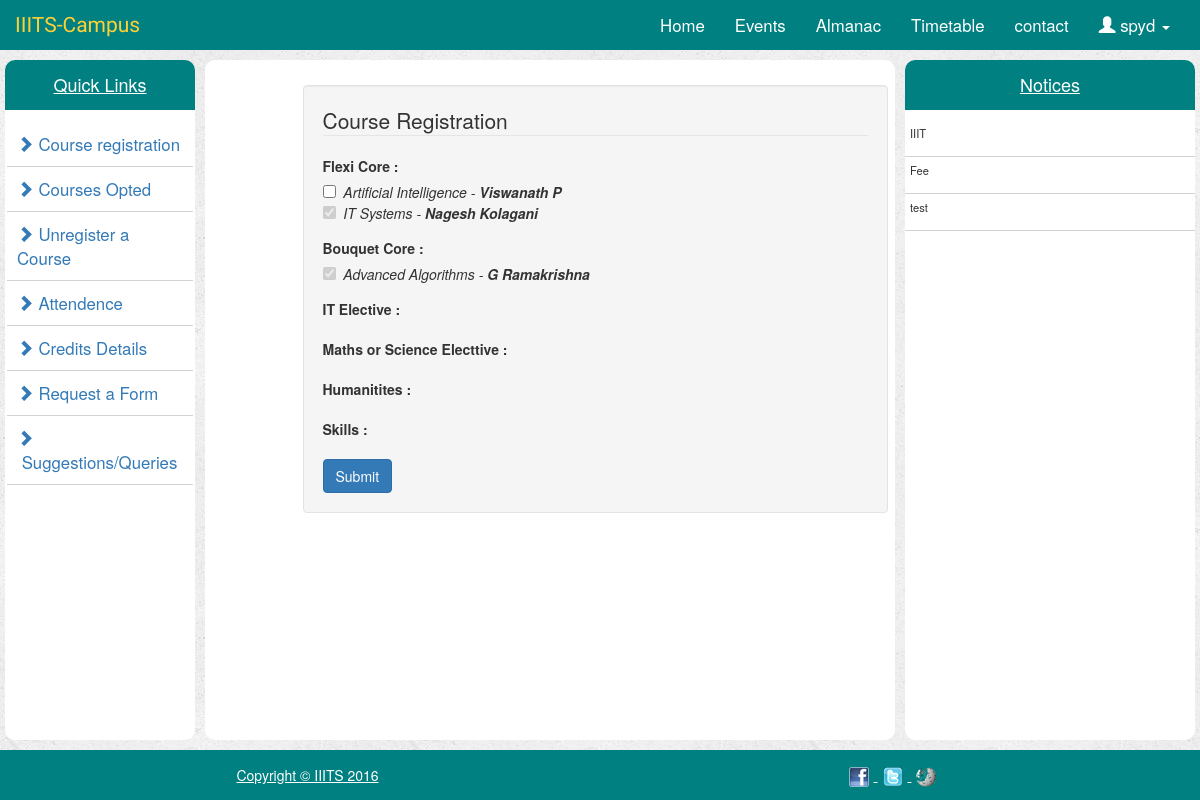
/register/ (signed in), run on the app's committed database.
### administration/models.py (models this page shows, shortened)
class Course(models.Model):
    course_title = models.CharField(max_length=50)
    course_faculty = models.CharField(max_length=50)
    course_credits = models.IntegerField()
    coursefor_ug1 = models.BooleanField(default=False)
    coursefor_ug2 = models.BooleanField(default=False)
    coursefor_ug3 = models.BooleanField(default=False)
    coursefor_ug4 = models.BooleanField(default=False)
    course_cse = models.CharField(max_length=50)
    course_ece = models.CharField(max_length=50)
    course_sem = models.CharField(max_length=7)

### portal/models.py (models this page shows, shortened)
class Notices(models.Model):
    notice_title = models.CharField(max_length=80)
    notice_description = models.TextField()

### portal/views.py (the view, shortened to what this page needs)
# urls.py: url(r'^register/$',views.register.as_view(),name='register'),
@method_decorator(login_required, name='dispatch')
class register(FormView):
    def get(self, request, *args, **kwargs):
        userId = request.user.id
        User = Students.objects.get(user = userId)
        Year_of_study = User.year
        Branch_of_study = User.branch
        Courses_for_offering = []
        my_courses_list = [i.Course.course_title for i in User.student_course_set.all()]
        courses_registered = [Course.objects.get(course_title=i) for i in my_courses_list]
        if Year_of_study == 1:
            Courses_for_offering = Course.objects.filter(coursefor_ug1=True)
        if Year_of_study == 2:
            Courses_for_offering = Course.objects.filter(coursefor_ug2=True)
        if Year_of_study == 3:
            Courses_for_offering = Course.objects.filter(coursefor_ug3=True)
        if Year_of_study == 4:
            Courses_for_offering = Course.objects.filter(coursefor_ug4=True)
        FC = []
        BC = []
        IT_el = []
        MS_el = []  # Maths + Science
        H_el = []  # Humanities Elective
        S_el = []  # Skills Elective
        for course in Courses_for_offering:
            if Branch_of_study == "CSE":
                if course.course_cse == "Flexi Core":
                    FC.append(course)
                if course.course_cse == "Boquet Core":
                    BC.append(course)
                if course.course_cse == "IT Elective":
                    IT_el.append(course)
            if course.course_cse == "Maths/Science Elective":
                MS_el.append(course)
            if course.course_cse == "Humanities Elective":
                H_el.append(course)
            if course.course_cse == "Skills Elective":
                S_el.append(course)
        template_name = 'portal/register.html'
        context = {
            'FC': FC,
            'BC': BC,
            'IT_el': IT_el,
            'MS_el': MS_el,
            'H_el': H_el,
            'S_el': S_el,
            'all_notices': Notices.objects.all(),
            'courses_registered': courses_registered
        }
        return render(request, template_name, context)

### portal/templates/portal/register.html (shortened to what this page needs)
{% extends 'portal/index.html' %}
{% block centerContent %}
    <form style="margin-top: 25px" action="{% url 'register_course' %}" method="post" name="loginform">
        <div class="container">
            <div class="row">
                <div class="col-md-6 col-md-offset-1 well">
                    <form role="form" action="{% url 'register_course' %}" method="post" name="loginform">
                        <fieldset>
                           <legend>Course Registration</legend>
                           <div class="form-group fieldlength">
                                <label for="address"><strong>Flexi Core :</strong></label><br/>
                                {% for course in FC %}
                                    {% if course in courses_registered %}
                                    	<input type="checkbox" name="checks[]" value='{{course.pk}}' checked disabled>&nbsp;&nbsp;<em>{{ course.course_title }} - <strong>{{ course.course_faculty }}</strong></em><br/>
                                    {% else %}
                                    	<input type="checkbox" name="checks[]" value='{{course.pk}}'>&nbsp;&nbsp;<em>{{ course.course_title }} - <strong>{{ course.course_faculty }}</strong></em><br/>
                                    {% endif %}
                                {% endfor %}
                            </div>
                            <div class="form-group fieldlength">
                                <label for="address"><strong>Bouquet Core :</strong></label><br/>
                                {% for course in BC %}
                                    {% if course in courses_registered %}
                                    	<input type="checkbox" name="checks[]" value='{{course.pk}}' checked disabled>&nbsp;&nbsp;<em>{{ course.course_title }} - <strong>{{ course.course_faculty }}</strong></em><br/>
                                    {% else %}
                                    	<input type="checkbox" name="checks[]" value='{{course.pk}}'>&nbsp;&nbsp;<em>{{ course.course_title }} - <strong>{{ course.course_faculty }}</strong></em><br/>
                                    {% endif %}
                                {% endfor %}
                            </div>
                            <div class="form-group fieldlength">
                                <label for="address"><strong>IT Elective :</strong></label><br/>
                            </div>
                            <div class="form-group fieldlength">
                                <label for="address"><strong>Maths or Science Electtive :</strong></label><br/>
                            </div>
                            <div class="form-group fieldlength">
                                <label for="address"><strong>Humanitites :</strong></label><br/>
                            </div>
                            <div class="form-group fieldlength">
                                <label for="address"><strong>Skills :</strong></label><br/>
                            </div>
                            <button class="btn btn-primary" type="submit">Submit</button>
                        </fieldset>
                    </form>
                </div>
            </div>
        </div>
    </form>
{% endblock %}

### portal/templates/portal/index.html (shortened to what this page needs)
<!DOCTYPE html>
<html lang="en">
<head>
    {% load staticfiles %}
    <link rel="stylesheet" href="https://maxcdn.bootstrapcdn.com/bootstrap/3.3.7/css/bootstrap.min.css"/>
    <link rel="stylesheet" type="text/css" href="{% static 'portal/bootstrap.min.css' %}"/>
    <link rel="stylesheet" type="text/css" href="{% static 'portal/style.css' %}"/>
</head>
<body>
    <nav class = "navbar navbar-inverse">
        <div class = "container-fluid">
            <div class = "navbar-header">
                <a href="{% url 'index' %}" class = navbar-brand> IIITS-Campus</a>
            </div>
            <div class = "navbar-collapse collapse" id="topNavBar">
                <ul class = "nav navbar-nav navbar-right">
                    <li><a href="{% url 'index' %}" class ="active">Home</a></li>
                    <li><a href="{% url 'events' %}">Events</a></li>
                    <li><a href="{% url 'almanac' %}">Almanac</a></li>
                    <li><a href="{% url 'timetable' %}">Timetable</a></li>
                    <li><a href="{% url 'contact' %}">contact</a></li>
                    {% if user.is_authenticated %}
                        <li class="dropdown"><a href="#" class="dropdown-toggle" data-toggle="dropdown" role="button" aria-haspopup="true" aria-expanded="false"><span class="glyphicon glyphicon-user" aria-hidden="true"></span>&nbsp;{{ user.get_full_name }}&nbsp;<span class="caret" aria-hidden="true"></span></a>
                        </li>
                    {% else %}
                        <li><a href="{% url 'userLogin' %}"><span class="glyphicon glyphicon-user" aria-hidden="true"></span>&nbsp;LogIn</a></li>
                    {% endif %}
                </ul>
            </div>
        </div>
    </nav>
    <div class="container-fluid">
        <div class = "row">
            <div class = "col-md-2" >
                <div class="colHeight">
                    <h4 class="centerText">Quick Links</h4>
                    {% if admin %}
                        <ul>
                            <li><a href="{% url 'add-course' %}"><span class="glyphicon glyphicon-chevron-right"></span>&nbsp; Add courses</a></li>
                            <li><a href="{% url 'addNotice' %}"><span class="glyphicon glyphicon-chevron-right"></span>&nbsp;Add Notice</a></li>
                            <li><a href="{% url 'formupdate' %}"><span class="glyphicon glyphicon-chevron-right"></span>&nbsp;Form status</a></li>
                            <li><a href="{% url 'attendance_upload' %}"><span class="glyphicon glyphicon-chevron-right"></span>&nbsp;Attendance</a></li>
                            <li><a href="{% url 'credit_upload' %}"><span class="glyphicon glyphicon-chevron-right"></span>&nbsp;Credits</a></li>
                            <li><a href="{% url 'check_attendance' %}"><span class="glyphicon glyphicon-chevron-right"></span>&nbsp;Check Attendance</a></li>
                        </ul>
                    {% else %}
                        <ul>
                            <li><a href="{% url 'register' %}"><span class="glyphicon glyphicon-chevron-right"></span>&nbsp;Course registration</a></li>
                            <li><a href="{% url 'my_courses' %}"><span class="glyphicon glyphicon-chevron-right"></span>&nbsp;Courses Opted</a></li>
                            <li><a href="{% url 'unregister' %}"><span class="glyphicon glyphicon-chevron-right"></span>&nbsp;Unregister a Course</a></li>
                            <li><a href="{% url 'attendance' %}"><span class="glyphicon glyphicon-chevron-right"></span>&nbsp;Attendence</a></li>
                            <li><a href="{% url 'credits' %}"><span class="glyphicon glyphicon-chevron-right"></span>&nbsp;Credits Details</a></li>
                            <li><a href="{% url 'requestForm' %}"><span class="glyphicon glyphicon-chevron-right"></span>&nbsp;Request a Form</a></li>
                            <li><a href="{% url 'suggestions' %}"><span class="glyphicon glyphicon-chevron-right"></span>&nbsp;Suggestions/Queries</a></li>
                        </ul>
                    {% endif %}
                </div>
            </div>
            <div class = col-md-7>
                <div class="colHeight">
                    {% block centerContent%}
                    {% endblock %}
                </div>
            </div>
            <div class = col-md-3>
                <div class="colHeight notice-list">
                    <h4 class ="centerText">Notices</h4>
                    <ul>
                        {% for notice in all_notices %}
                            <li><p>{{ notice.notice_title }}</p></li>
                        {% endfor %}
                    </ul>
                </div>
            </div>
        </div>
    </div>
    <footer>
        <div class="container">
            <div class="row">
                <div class="col-md-6 centerText">
                    <span class="copyright ">Copyright &copy; IIITS 2016</span>
                </div>
                <div class="col-md-6 centerText">
                    <ul class="list-inline">
                        <li><a href="#"><img src="{% static 'portal/images/facebook.png' %}" alt="IIITS-facebook"></a>
                        </li>
                        <li><a href="#"><img src="{% static 'portal/images/twitter.png' %}" alt="IIITS-twitter"></a>
                        </li>
                        <li><a href="#"><img src="{% static 'portal/images/wikipedia.png' %}" alt="IIITS-wikipedia"></a>
                        </li>
                    </ul>
                </div>
            </div>
        </div>
    </footer>
</body>
</html>

### portal/static/portal/style.css (style rules this page uses)
body { background: white url("images/background.png"); }
.navbar { border-radius: 0; background: teal; border: none; margin: 0; }
.navbar-brand { font-size: 1.5em; font-family: 'Satisfy', cursive; }
.navbar-inverse .navbar-brand { color: cornsilk; }
.nav.navbar-nav.navbar-right li a { font-size:1.2em; }
.navbar-inverse .navbar-nav li a { color: #fff; }
.colHeight { height: 800px; background: white; margin-top: 10px; border-radius: 10px; overflow-x: hidden; overflow-y: auto; }
.col-md-2 , .col-md-7, .col-md-3 { padding-right: 5px; padding-left: 5px; }
.centerText { text-align: center; padding:15px; margin-top: 0; color: white; text-decoration: underline; background: teal; -moz-border-radius-topleft: 10px; -moz-border-radius-topright: 10px; }
footer { height: 50px; background: #008080; margin-top: 10px; }
.colHeight ul { padding: 2px; }
.colHeight ul li { font-size: 1.2em; padding: 10px; border-bottom: 1px solid lightgray; }
.colHeight ul li a { text-decoration: none; }
.list-inline { padding:0px; margin: 0px; }
.list-inline li { list-style-type: none; }
.notice-list ul { padding:0px; }
.notice-list ul li { font-size: 0.8em; border:0px; padding: 5px; border-bottom: 1px solid lightgray; }

### data on the page
Course: course_title "Artificial Intelligence", course_faculty "Viswanath P"
Course: course_title "IT Systems", course_faculty "Nagesh Kolagani"
Course: course_title "Advanced Algorithms", course_faculty "G Ramakrishna"
Notices: notice_title "IIIT"
Notices: notice_title "Fee"
Notices: notice_title "test"

### other printed values
{{ user.get_full_name }} "spyd"
